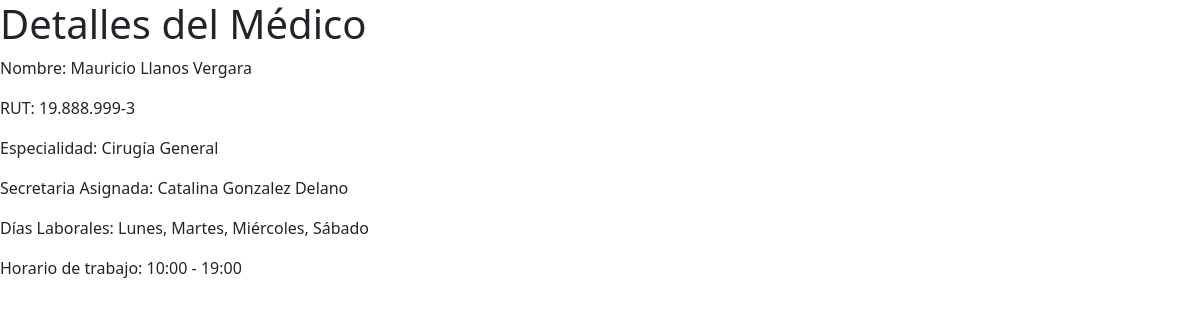
The app's page /centroMedicoApp/medicoDetails/19888999/ with its own data.
### centroMedicoApp/models.py (models this page shows, shortened)
class Medico(models.Model):
    rut_med = models.PositiveIntegerField(primary_key=True)
    dv_med = models.CharField(max_length=1)
    pnombre_med = models.CharField(max_length=20)
    snombre_med = models.CharField(max_length=20, null=True, blank=True)
    apaterno_med = models.CharField(max_length=40)
    amaterno_med = models.CharField(max_length=20)
    fecnac_med = models.DateField()
    honorario_med = models.DecimalField(max_digits=20, decimal_places=0)
    email_med = models.EmailField()
    telefono_med = models.PositiveIntegerField()
    feccont_med = models.DateField()
    DIAS_CHOICES = [
        (0, 'Lunes'),
        (1, 'Martes'),
        (2, 'Miércoles'),
        (3, 'Jueves'),
        (4, 'Viernes'),
        (5, 'Sábado'),
        (6, 'Domingo')
    ]
    dias_laborales = models.ManyToManyField(DiasLaborables)
    hora_inicio_trabajo = models.TimeField(null=True)
    hora_fin_trabajo = models.TimeField(null=True)
    rut_sec = models.ForeignKey('Secretaria', on_delete=models.CASCADE)
    def especialidad_nombre(self):
        return self.especialidadmedico_set.first().id_esp.nom_esp

class EspecialidadMedico(models.Model):
    rut_med = models.ForeignKey(Medico, on_delete=models.CASCADE)
    id_esp = models.ForeignKey(Especialidad, on_delete=models.CASCADE)
    fec_inic_esp = models.DateField()

class Especialidad(models.Model):
    id_esp = models.PositiveIntegerField(primary_key=True)
    nom_esp = models.CharField(max_length=40)
    monto_esp = models.DecimalField(max_digits=8, decimal_places=0, default=0)

class Secretaria(models.Model):
    rut_sec = models.PositiveIntegerField(primary_key=True)
    dv_sec = models.CharField(max_length=1)
    pnom_sec = models.CharField(max_length=20)
    snom_sec = models.CharField(max_length=20, null=True, blank=True)
    apaterno_sec = models.CharField(max_length=40)
    amaterno_sec = models.CharField(max_length=20)
    fecnac_sec = models.DateField()
    honorario_sec = models.DecimalField(max_digits=20, decimal_places=0)
    email_sec = models.EmailField()
    telefono_sec = models.PositiveIntegerField()
    feccont_sec = models.DateField()
    def __str__(self):
        return f"{self.pnom_sec} {self.apaterno_sec} {self.amaterno_sec}"

class DiasLaborables(models.Model):
    nombre_dia = models.CharField(max_length=20, unique=True)

### centroMedicoApp/views.py (the view)
# urls.py: path('medicoDetails/<int:rut_med>/', views.medicoDetails, name='medicoDetails'),
def medicoDetails(request, rut_med):
    try:
        medico = Medico.objects.get(rut_med=rut_med)
        dias_lab = DiasLaborables.objects.all()
        especialidades = Especialidad.objects.filter(
            especialidadmedico__rut_med=rut_med
        ).values('nom_esp')
        context = {
            'medico': medico,
            'dias_lab': dias_lab,
            'especialidades': especialidades
        }
        return render(request, 'pages/medicoDetails.html', context)
    except Medico.DoesNotExist:
        return render(request, 'pages/medicoDetails.html')

### centroMedicoApp/templates/pages/medicoDetails.html (shortened to what this page needs)
<!DOCTYPE html>
<html lang="en">
    <head>
        {% load static %}
        <link href="{% static 'css/bootstrap.min.css' %}" rel="stylesheet">
        <link href="{% static 'css/medicoDetails.css' %}" rel="stylesheet">
    </head>
    <body>
        <div>
            <h1>Detalles del Médico</h1>
            <p>Nombre: {{ medico.pnombre_med }} {{ medico.apaterno_med }} {{ medico.amaterno_med }}</p>
            <p>RUT: <span id="formatted-rut">{{ medico.rut_med }}-{{ medico.dv_med }}</span></p>
            <p>Especialidad: {{ medico.especialidad_nombre }}</p>
            <p>Secretaria Asignada: {{ medico.rut_sec }}</p>
            <p>Días Laborales:
                {% for dia in medico.dias_laborales.all %}
                    {{ dia.nombre_dia }}{% if not forloop.last %}, {% endif %}
                {% endfor %}
            </p>
            <p>Horario de trabajo: {{ medico.hora_inicio_trabajo|time:"H:i" }} - {{ medico.hora_fin_trabajo|time:"H:i" }}</p>
        </div>
    </body>
</html>

### records on screen
Medico: pnombre_med "Mauricio", apaterno_med "Llanos", amaterno_med "Vergara", especialidad_nombre "Cirugía General", rut_sec "Catalina Gonzalez Delano", hora_inicio_trabajo "10:00", hora_fin_trabajo "19:00"
DiasLaborables: nombre_dia "Lunes"
DiasLaborables: nombre_dia "Martes"
DiasLaborables: nombre_dia "Miércoles"
DiasLaborables: nombre_dia "Sábado"
